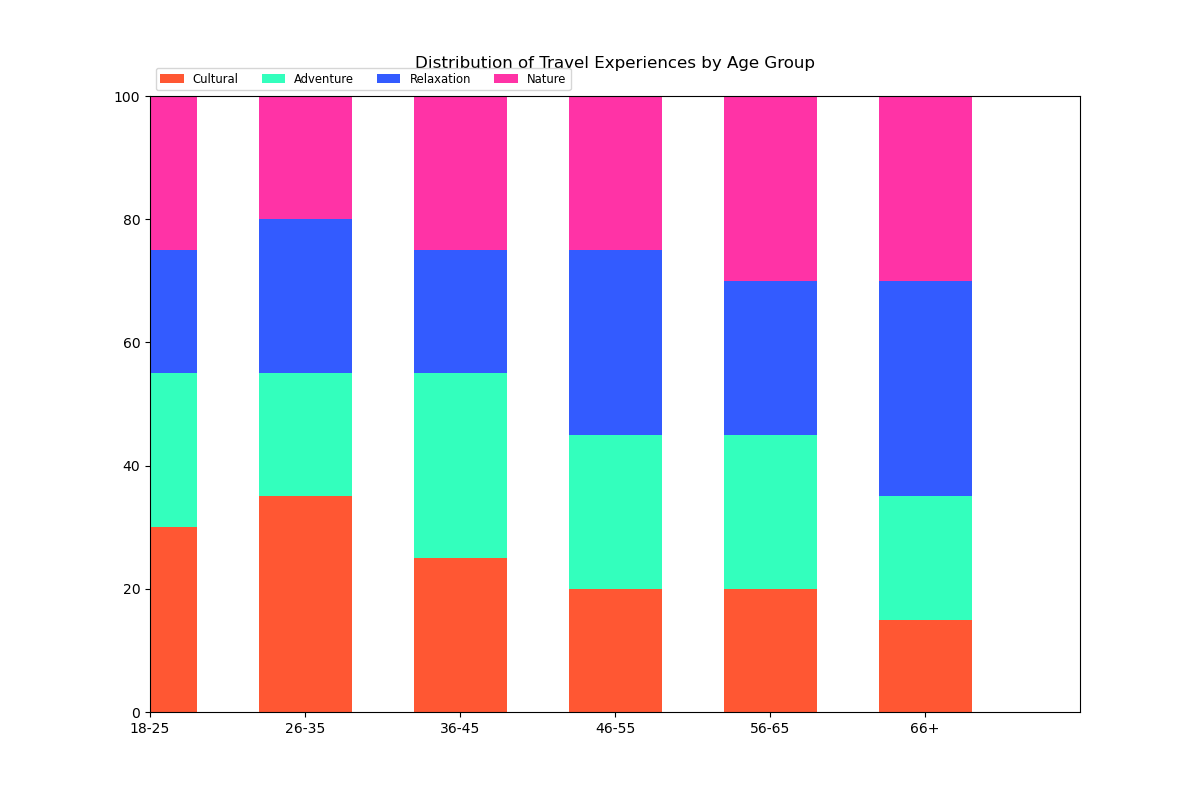

Reproduce this figure in Python.

import matplotlib.pyplot as plt
import numpy as np

# Data
labels = ['18-25', '26-35', '36-45', '46-55', '56-65', '66+']
cultural = [30, 35, 25, 20, 20, 15]
adventure = [25, 20, 30, 25, 25, 20]
relaxation = [20, 25, 20, 30, 25, 35]
nature = [25, 20, 25, 25, 30, 30]

# Data preparation
data = np.array([cultural, adventure, relaxation, nature])
data_cum = data.cumsum(axis=0)

category_colors = ['#FF5733', '#33FFBD', '#335BFF', '#FF33A6']

fig, ax = plt.subplots(figsize=(12, 8))
ax.set_xlim(0, len(labels))
ax.set_ylim(0, 100)

# Plot bars
for i, (colname, color) in enumerate(zip(['Cultural', 'Adventure', 'Relaxation', 'Nature'], category_colors)):
    heights = data[i]
    starts = data_cum[i] - heights
    ax.bar(labels, heights, bottom=starts, width=0.6, label=colname, color=color)

# Add labels
ax.legend(ncol=len(category_colors), bbox_to_anchor=(0, 1), loc='lower left', fontsize='small')
plt.title('Distribution of Travel Experiences by Age Group', pad=20)

plt.show()
